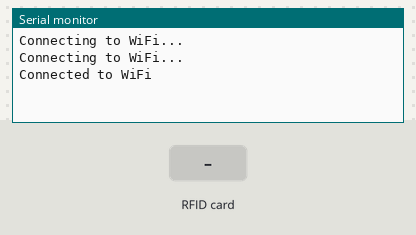
A sketch run on a simulated ESP32. Parts: the last lines printed to the serial monitor. The inputs (shaded band) are chosen by the test bench. WiFi joins after 1.5 s; servers stay silent unless stated; uploads are accepted with an empty reply.

Above: at 3.2 s.
3.3 s: RFID card 23 65 A2 34 held to the reader
At 4.2 s:
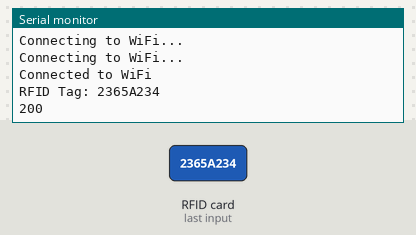
5.0 s: RFID card 14 09 10 20 00 02 held to the reader
At 5.22 s:
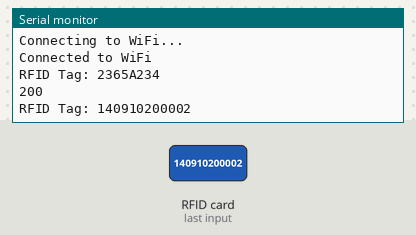
6.5 s: RFID card 23 BF B3 34 held to the reader
At 6.72 s:
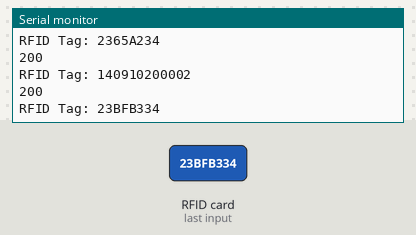
8.0 s: RFID card 5E 7A 19 C4 held to the reader
At 8.23 s:
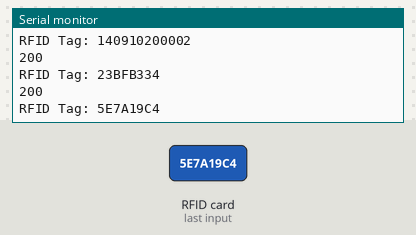

The sketch:

Tugas_Besar.ino
```cpp
#include <SPI.h>
#include <MFRC522.h>
#include <WiFi.h>
#include <HTTPClient.h>

#define RST_PIN 22
#define SS_PIN 21

MFRC522 mfrc522(SS_PIN, RST_PIN);

const char* ssid = "DR";
const char* password = "123123123";
const char* serverName = "http://192.168.43.222:3000/rfid";

struct UserInfo {
  String rfid;
  String name;
  String npm;
};

// Data pengguna
UserInfo users[] = {
  { "2365A234", "Hoppus", "140910200002" },
  { "23BFB334", "Delonge", "140910200004" },
  { "53424D34", "Mark", "140910200001" },
  { "E3863336", "Tom", "140910200003" }
};

// Fungsi untuk mendapatkan informasi pengguna berdasarkan RFID tag
UserInfo getUserInfo(String rfid) {
  for (UserInfo user : users) {
    if (user.rfid == rfid) {
      return user;
    }
  }
  return { "Unknown", "Unknown", "000000000" }; // Default jika RFID tidak ditemukan
}

void setup() {
  Serial.begin(115200);
  SPI.begin();          // Menginisialisasi SPI bus
  mfrc522.PCD_Init();   // Menginisialisasi MFRC522

  WiFi.begin(ssid, password);
  while (WiFi.status() != WL_CONNECTED) {
    delay(1000);
    Serial.println("Connecting to WiFi...");
  }
  Serial.println("Connected to WiFi");
}

void loop() {
  if (!mfrc522.PICC_IsNewCardPresent() || !mfrc522.PICC_ReadCardSerial()) {
    delay(50);
    return;
  }

  String rfidTag = "";
  for (byte i = 0; i < mfrc522.uid.size; i++) {
    rfidTag += String(mfrc522.uid.uidByte[i] < 0x10 ? "0" : "");
    rfidTag += String(mfrc522.uid.uidByte[i], HEX);
  }
  rfidTag.toUpperCase();
  Serial.println("RFID Tag: " + rfidTag);

  // Dapatkan informasi pengguna berdasarkan RFID tag
  UserInfo user = getUserInfo(rfidTag);

  if (WiFi.status() == WL_CONNECTED) {
    HTTPClient http;
    http.begin(serverName);
    http.addHeader("Content-Type", "application/json");
    String jsonPayload = "{\"rfid\":\"" + rfidTag + "\", \"name\":\"" + user.name + "\", \"npm\":\"" + user.npm + "\"}";

    int httpResponseCode = http.POST(jsonPayload);
    if (httpResponseCode > 0) {
      String response = http.getString();
      Serial.println(httpResponseCode);
      Serial.println(response);
    } else {
      Serial.print("Error on sending POST: ");
      Serial.println(httpResponseCode);
    }
    http.end();
  } else {
    Serial.println("WiFi Disconnected");
  }

  delay(1000); // Adjust delay as needed
}
```

Measured:
- after the input at 3.3 s, the serial monitor: prints a new line at once (image 1)
- after the input at 5.0 s, the serial monitor: prints a new line after 0.06 s (image 2)
- after the input at 6.5 s, the serial monitor: prints a new line after 0.07 s (image 3)
- after the input at 8.0 s, the serial monitor: prints a new line after 0.07 s (image 4)
